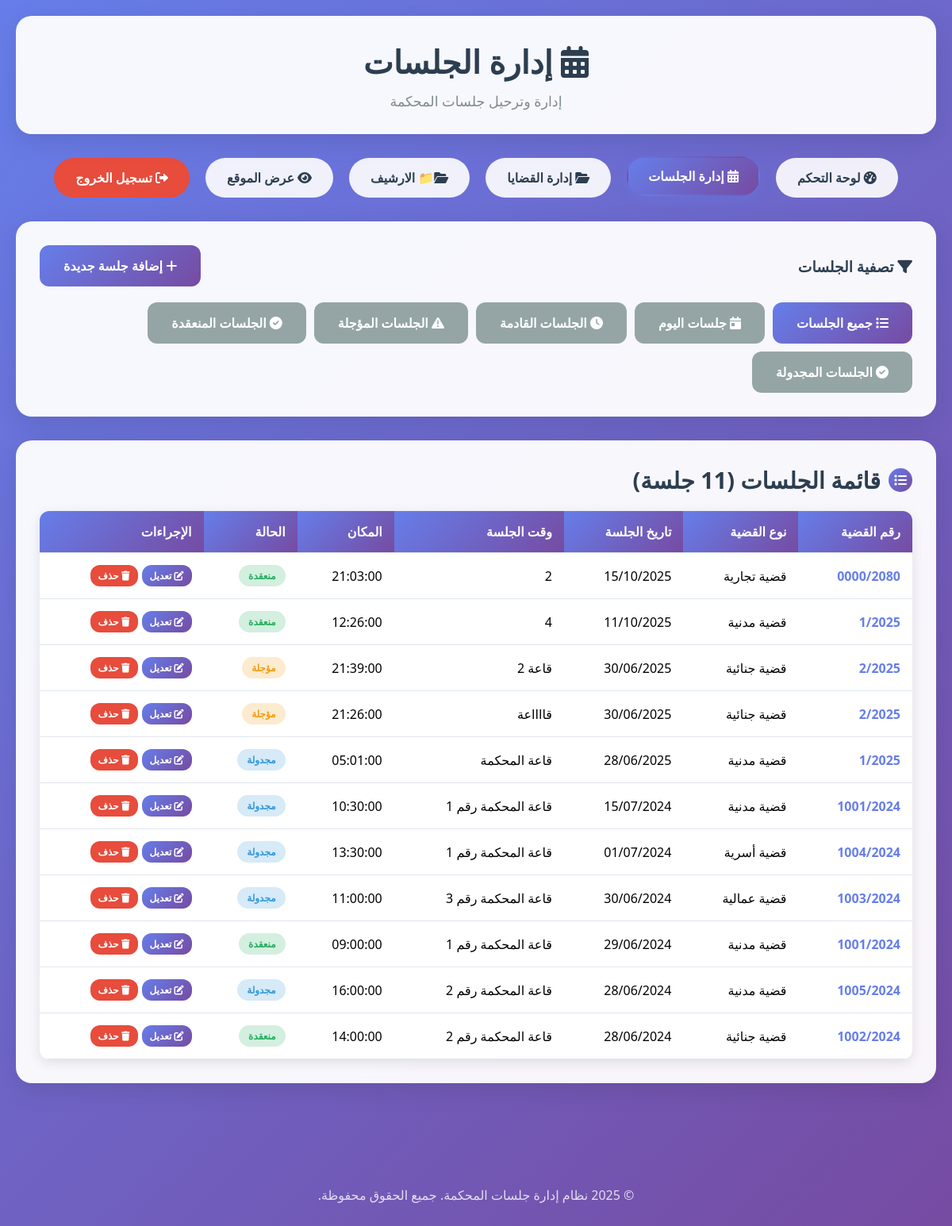
The app's page /admin/manage_sessions.php (signed in) with its own data.
### tables this page shows
CREATE TABLE IF NOT EXISTS `sessions` (
  `session_id` int(11) NOT NULL AUTO_INCREMENT,
  `case_id` int(11) NOT NULL,
  `session_date` date NOT NULL,
  `session_time` time DEFAULT NULL,
  `session_location` varchar(255) NOT NULL,
  `session_status` varchar(50) DEFAULT 'مجدولة',
  `notes` text,
  `created_at` timestamp NULL DEFAULT CURRENT_TIMESTAMP,
  `updated_at` timestamp NULL DEFAULT CURRENT_TIMESTAMP ON UPDATE CURRENT_TIMESTAMP,
  PRIMARY KEY (`session_id`),
  KEY `case_id` (`case_id`)
);

CREATE TABLE IF NOT EXISTS `cases` (
  `case_id` int(11) NOT NULL AUTO_INCREMENT,
  `case_number` varchar(50) NOT NULL,
  `case_type` varchar(100) NOT NULL,
  `filing_date` date NOT NULL,
  `description` text,
  `created_at` timestamp NULL DEFAULT CURRENT_TIMESTAMP,
  `updated_at` timestamp NULL DEFAULT CURRENT_TIMESTAMP ON UPDATE CURRENT_TIMESTAMP,
  `pdf_file` varchar(255) DEFAULT NULL,
  PRIMARY KEY (`case_id`),
  UNIQUE KEY `case_number` (`case_number`)
);

### config/database.php (called while the page is built, shortened)
<?php
function formatDate($date, $format = 'Y-m-d') {
    try {
        $dateObj = new DateTime($date);
        return $dateObj->format($format);
    } catch (Exception $e) {
        return $date;
    }
}
?>

### admin/manage_sessions.php (the view, shortened to what this page needs)
<?php
require_once '../config/database.php';
$sessions = [];
$cases = [];
$filter = isset($_GET["filter"]) ? $_GET["filter"] : "all";
$action = isset($_GET["action"]) ? $_GET["action"] : "list";
$session_id = isset($_GET["id"]) ? $_GET["id"] : null;
try {
    $conn = getDBConnection();
    $cases_query = "SELECT case_id, case_number, case_type FROM cases ORDER BY case_number";
    $cases_stmt = $conn->prepare($cases_query);
    $cases_stmt->execute();
    $cases = $cases_stmt->fetchAll();
    $sessions_query = "SELECT s.*, c.case_number, c.case_type
                      FROM sessions s
                      JOIN cases c ON s.case_id = c.case_id";
    $sessions_query .= " ORDER BY s.session_date DESC, s.session_time DESC";
    $sessions_stmt = $conn->prepare($sessions_query);
    $sessions_stmt->execute();
    $sessions = $sessions_stmt->fetchAll();
    $current_session = null;
} catch (PDOException $e) {
    $error_message = 'حدث خطأ في النظام: ' . $e->getMessage();
}
?>
<!DOCTYPE html>
<html lang="ar" dir="rtl">
<head>
    <link rel="stylesheet" href="../assets/css/style.css">
    <link rel="stylesheet" href="https://cdnjs.cloudflare.com/ajax/libs/font-awesome/6.0.0/css/all.min.css">
</head>
<body>
    <div class="container">
        <header class="header fade-in">
            <h1><i class="fas fa-calendar-alt"></i> إدارة الجلسات</h1>
            <p>إدارة وترحيل جلسات المحكمة</p>
        </header>
        <nav class="nav fade-in">
            <a href="dashboard.php" class="nav-link">
                <i class="fas fa-tachometer-alt"></i> لوحة التحكم
            </a>
            <a href="manage_sessions.php" class="nav-link active">
                <i class="fas fa-calendar-alt"></i> إدارة الجلسات
            </a>
            <a href="manage_cases.php" class="nav-link">
                <i class="fas fa-folder-open"></i> إدارة القضايا
            </a>
             <a href="archive_cases.php" class="nav-link">
                <i class="fas fa-folder-open"></i>📁 الارشيف
            </a>
            <a href="../index.php" class="nav-link">
                <i class="fas fa-eye"></i> عرض الموقع
            </a>
            <a href="logout.php" class="nav-link" style="background: #e74c3c; color: white;">
                <i class="fas fa-sign-out-alt"></i> تسجيل الخروج
            </a>
        </nav>
        <?php if ($action === 'add' || $action === 'edit'): ?>
        <div class="card fade-in">
            <h2>
                <span class="card-icon">
                    <i class="fas fa-<?php echo $action === 'add' ? 'plus' : 'edit'; ?>"></i>
                </span>
                <?php echo $action === 'add' ? 'إضافة جلسة جديدة' : 'تعديل الجلسة'; ?>
            </h2>
            <form method="POST" class="session-form">
                <input type="hidden" name="action" value="<?php echo $action; ?>">
                <?php if ($action === 'edit'): ?>
                <input type="hidden" name="session_id" value="<?php echo htmlspecialchars($session_id); ?>">
                <?php endif; ?>
                <div style="display: grid; grid-template-columns: repeat(auto-fit, minmax(300px, 1fr)); gap: 20px;">
                    <div class="form-group">
                        <label for="case_id">القضية:</label>
                        <select id="case_id" name="case_id" class="form-control" required>
                            <option value="">اختر القضية</option>
                            <?php foreach ($cases as $case): ?>
                            <option value="<?php echo $case['case_id']; ?>"
                                    <?php echo ($current_session && $current_session['case_id'] == $case['case_id']) ? 'selected' : ''; ?>>
                                <?php echo htmlspecialchars($case['case_number'] . ' - ' . $case['case_type']); ?>
                            </option>
                            <?php endforeach; ?>
                        </select>
                    </div>
                    <div class="form-group">
                        <label for="session_date">تاريخ الجلسة:</label>
                        <input type="date"
                               id="session_date"
                               name="session_date"
                               class="form-control"
                               value="<?php echo $current_session ? $current_session['session_date'] : ''; ?>"
                               required>
                    </div>
                    <div class="form-group">
                        <label for="session_time">وقت الجلسة:</label>
                        <input type="time"
                               id="session_time"
                               name="session_time"
                               class="form-control"
                               value="<?php echo $current_session ? $current_session['session_time'] : ''; ?>"
                               required>
                    </div>
                            <?php
                            If (!isset($current_session) || !is_array($current_session)) {
                                $current_session = [
                                    'session_location' => '',
                                    'session_status' => '',
                                    'session_time' => '' ,
                                     'notes' => ''
                                ];
                            }
                            ?>
                    <div class="form-group">
                        <label for="session_location">مكان الجلسة:</label>
                        <input type="text"
                               id="session_location"
                               name="session_location"
                               class="form-control"
                               placeholder="مثال: قاعة المحكمة رقم 1"
                               <?php echo $current_session['session_location'];?>
                              <?php echo $current_session['session_status']; ?>
                               <?php echo $current_session['session_time'];?>
                               value="<?php echo $current_session ? htmlspecialchars($current_session['session_location']) : ''; ?>"
                               required>
                    </div>
                    <div class="form-group">
                        <label for="session_status">حالة الجلسة:</label>
                        <select id="session_status" name="session_status" class="form-control" required>
                            <option value="مجدولة" <?php echo ($current_session && $current_session['session_status'] === 'مجدولة') ? 'selected' : ''; ?>>مجدولة</option>
                            <option value="منعقدة" <?php echo ($current_session && $current_session['session_status'] === 'منعقدة') ? 'selected' : ''; ?>>منعقدة</option>
                            <option value="مؤجلة" <?php echo ($current_session && $current_session['session_status'] === 'مؤجلة') ? 'selected' : ''; ?>>مؤجلة</option>
                            <option value="ملغية" <?php echo ($current_session && $current_session['session_status'] === 'ملغية') ? 'selected' : ''; ?>>ملغية</option>
                        </select>
                    </div>
                </div>
                <div class="form-group">
                    <label for="notes">ملاحظات:</label>
                    <textarea id="notes"
                              name="notes"
                              class="form-control"
                              rows="3"
                              placeholder="أدخل أي ملاحظات إضافية..."><?php echo $current_session ? htmlspecialchars($current_session['notes']) : ''; ?></textarea>
                </div>
                <div style="text-align: center; margin-top: 30px;">
                    <button type="submit" class="btn btn-primary">
                        <i class="fas fa-save"></i>
                        <?php echo $action === 'add' ? 'إضافة الجلسة' : 'حفظ التغييرات'; ?>
                    </button>
                    <a href="manage_sessions.php" class="btn btn-secondary" style="margin-right: 10px;">
                        <i class="fas fa-times"></i> إلغاء
                    </a>
                </div>
            </form>
        </div>
        <?php else: ?>
        <div class="card fade-in">
            <div style="display: flex; justify-content: space-between; align-items: center; flex-wrap: wrap; gap: 15px;">
                <div>
                    <h3 style="margin: 0; color: #2c3e50;">
                        <i class="fas fa-filter"></i> تصفية الجلسات
                    </h3>
                </div>
                <div>
                    <a href="manage_sessions.php?action=add" class="btn btn-primary">
                        <i class="fas fa-plus"></i> إضافة جلسة جديدة
                    </a>
                </div>
            </div>
            <div style="display: flex; gap: 10px; margin-top: 20px; flex-wrap: wrap;">
                <a href="manage_sessions.php?filter=all"
                   class="btn <?php echo $filter === 'all' ? 'btn-primary' : 'btn-secondary'; ?>">
                    <i class="fas fa-list"></i> جميع الجلسات
                </a>
                <a href="manage_sessions.php?filter=today"
                   class="btn <?php echo $filter === 'today' ? 'btn-primary' : 'btn-secondary'; ?>">
                    <i class="fas fa-calendar-day"></i> جلسات اليوم
                </a>
                <a href="manage_sessions.php?filter=upcoming"
                   class="btn <?php echo $filter === 'upcoming' ? 'btn-primary' : 'btn-secondary'; ?>">
                    <i class="fas fa-clock"></i> الجلسات القادمة
                </a>
                <a href="manage_sessions.php?filter=postponed"
                   class="btn <?php echo $filter === 'postponed' ? 'btn-primary' : 'btn-secondary'; ?>">
                    <i class="fas fa-exclamation-triangle"></i> الجلسات المؤجلة
                </a>
                <a href="manage_sessions.php?filter=held"
                   class="btn <?php echo $filter === 'held' ? 'btn-primary' : 'btn-secondary'; ?>">
                    <i class="fas fa-check-circle"></i> الجلسات المنعقدة
                </a>
                 <a href="manage_sessions.php?filter=held"
                   class="btn <?php echo $filter === 'held' ? 'btn-primary' : 'btn-secondary'; ?>">
                    <i class="fas fa-check-circle"></i> الجلسات المجدولة
                </a>
            </div>
        </div>
        <div class="card fade-in">
            <h2>
                <span class="card-icon">
                    <i class="fas fa-list"></i>
                </span>
                قائمة الجلسات (<?php echo count($sessions); ?> جلسة)
            </h2>
            <?php if (empty($sessions)): ?>
            <div style="text-align: center; padding: 40px; color: #7f8c8d;">
                <i class="fas fa-calendar-times" style="font-size: 3rem; margin-bottom: 20px;"></i>
                <h3>لا توجد جلسات</h3>
                <p>لا توجد جلسات تطابق الفلتر المحدد.</p>
            </div>
            <?php else: ?>
            <div class="table-responsive">
                <table class="table">
                    <thead>
                        <tr>
                            <th>رقم القضية</th>
                            <th>نوع القضية</th>
                            <th>تاريخ الجلسة</th>
                            <th>وقت الجلسة</th>
                            <th>المكان</th>
                            <th>الحالة</th>
                            <th>الإجراءات</th>
                        </tr>
                    </thead>
                    <tbody>
                        <?php foreach ($sessions as $session): ?>
                        <tr>
                            <td>
                                <strong style="color: #667eea;">
                                    <?php echo htmlspecialchars($session['case_number']); ?>
                                </strong>
                            </td>
                            <td><?php echo htmlspecialchars($session['case_type']); ?></td>
                            <td><?php echo formatDate($session['session_date'], 'd/m/Y'); ?></td>
                            <td><?php echo htmlspecialchars($session['session_location']); ?></td>
                            <td><?php echo htmlspecialchars($session['session_time']); ?></td>
                            <td>
                                <?php
                                $status_class = 'status-scheduled';
                                switch ($session['session_status']) {
                                    case 'منعقدة':
                                        $status_class = 'status-held';
                                        break;
                                    case 'مؤجلة':
                                        $status_class = 'status-postponed';
                                        break;
                                }
                                ?>
                                <span class="status-badge <?php echo $status_class; ?>">
                                    <?php echo htmlspecialchars($session['session_status']); ?>
                                </span>
                            </td>
                            <td>
                                <div style="display: flex; gap: 5px; flex-wrap: wrap;">
                                    <a href="manage_sessions.php?action=edit&id=<?php echo $session['session_id']; ?>"
                                       class="btn btn-primary"
                                       style="padding: 5px 10px; font-size: 12px;">
                                        <i class="fas fa-edit"></i> تعديل
                                    </a>
                                    <button onclick="deleteSession(<?php echo $session['session_id']; ?>)"
                                            class="btn btn-danger"
                                            style="padding: 5px 10px; font-size: 12px;">
                                        <i class="fas fa-trash"></i> حذف
                                    </button>
                                </div>
                            </td>
                        </tr>
                        <?php endforeach; ?>
                    </tbody>
                </table>
            </div>
            <?php endif; ?>
        </div>
        <?php endif; ?>
    </div>
    <footer style="text-align: center; padding: 30px; color: rgba(255, 255, 255, 0.8); margin-top: 50px;">
        <p>&copy; 2025 نظام إدارة جلسات المحكمة. جميع الحقوق محفوظة.</p>
    </footer>
</body>
</html>

### records on screen
sessions: case.case_number "0000/2080", case.case_type "قضية تجارية", session_date "15/10/2025", session_location "2", session_time "21:03:00", session_status "منعقدة"
sessions: case.case_number "1/2025", case.case_type "قضية مدنية", session_date "11/10/2025", session_location "4", session_time "12:26:00", session_status "منعقدة"
sessions: case.case_number "2/2025", case.case_type "قضية جنائية", session_date "30/06/2025", session_location "قاعة 2", session_time "21:39:00", session_status "مؤجلة"
sessions: case.case_number "2/2025", case.case_type "قضية جنائية", session_date "30/06/2025", session_location "قااااعة", session_time "21:26:00", session_status "مؤجلة"
sessions: case.case_number "1/2025", case.case_type "قضية مدنية", session_date "28/06/2025", session_location "قاعة المحكمة", session_time "05:01:00", session_status "مجدولة"
sessions: case.case_number "1001/2024", case.case_type "قضية مدنية", session_date "15/07/2024", session_location "قاعة المحكمة رقم 1", session_time "10:30:00", session_status "مجدولة"
sessions: case.case_number "1004/2024", case.case_type "قضية أسرية", session_date "01/07/2024", session_location "قاعة المحكمة رقم 1", session_time "13:30:00", session_status "مجدولة"
sessions: case.case_number "1003/2024", case.case_type "قضية عمالية", session_date "30/06/2024", session_location "قاعة المحكمة رقم 3", session_time "11:00:00", session_status "مجدولة"
sessions: case.case_number "1001/2024", case.case_type "قضية مدنية", session_date "29/06/2024", session_location "قاعة المحكمة رقم 1", session_time "09:00:00", session_status "منعقدة"
sessions: case.case_number "1005/2024", case.case_type "قضية مدنية", session_date "28/06/2024", session_location "قاعة المحكمة رقم 2", session_time "16:00:00", session_status "مجدولة"
sessions: case.case_number "1002/2024", case.case_type "قضية جنائية", session_date "28/06/2024", session_location "قاعة المحكمة رقم 2", session_time "14:00:00", session_status "منعقدة"
